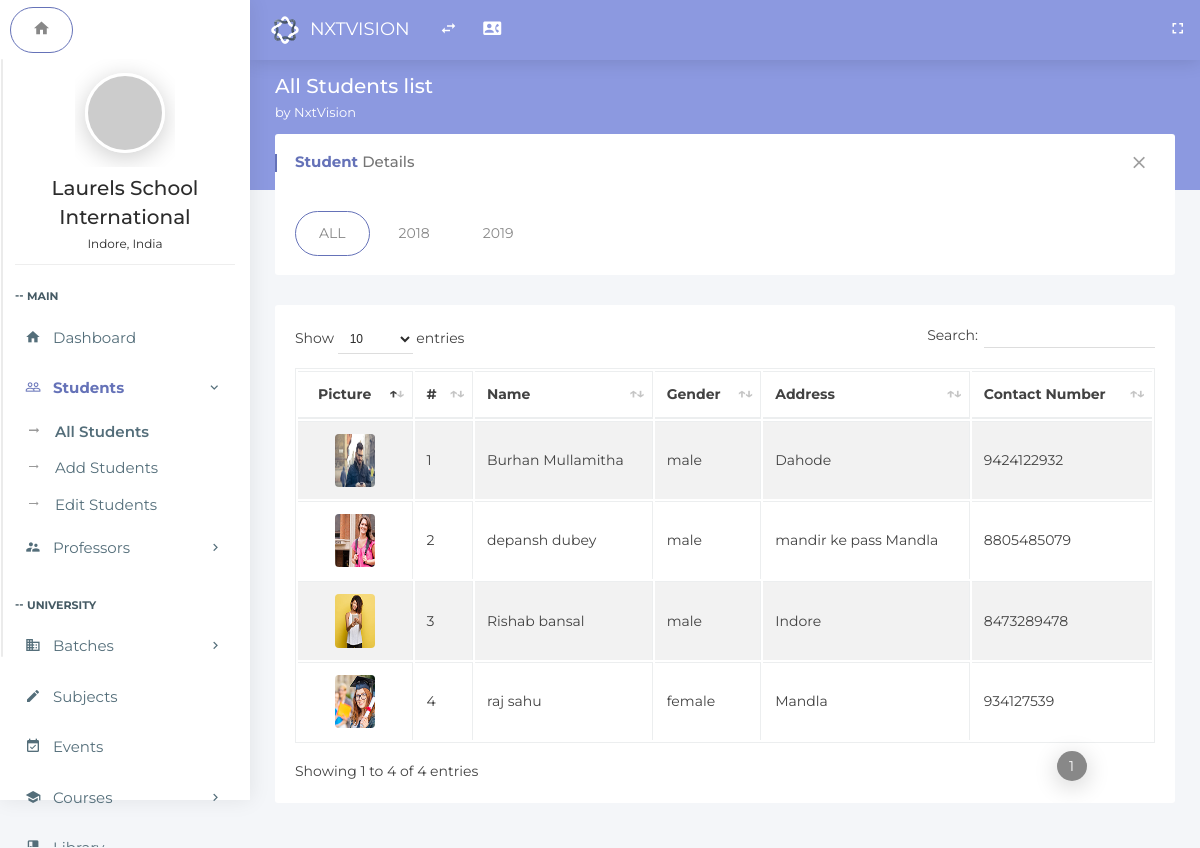
The page /index.php/students/all_students on the database its author committed.
### tables this page shows
CREATE TABLE `batches_all` (
  `id` int(11) NOT NULL,
  `year_id` int(11) NOT NULL,
  `class_id` int(11) NOT NULL,
  `section_id` int(11) NOT NULL,
  `coordinator` int(11) NOT NULL,
  `subject_teachers` text NOT NULL,
  `students_list` text NOT NULL
);

CREATE TABLE `student_admission` (
  `Id` int(11) NOT NULL,
  `adm_date` date NOT NULL,
  `stud_name` text NOT NULL,
  `father_name` text NOT NULL,
  `mother_name` text NOT NULL,
  `father_number` text NOT NULL,
  `mother_number` text NOT NULL,
  `current_address` text NOT NULL,
  `perma_address` text NOT NULL,
  `father_email` text NOT NULL,
  `stud_dob` date NOT NULL,
  `stud_gender` text NOT NULL,
  `stud_blood_group` text NOT NULL,
  `stud_caste` text NOT NULL,
  `city` text NOT NULL,
  `state` text NOT NULL,
  `perma_address_pin` int(7) NOT NULL,
  `stud_email` text NOT NULL,
  `stud_phone` text NOT NULL,
  `photo` text NOT NULL,
  `father_o_number` text NOT NULL,
  `mother_o_number` text NOT NULL,
  `password` text NOT NULL,
  `currrent_address_pin` int(7) NOT NULL,
  `batch_id` int(11) NOT NULL
);

### application/controllers/Students.php (called while the page is built, shortened)
<?php
class Students extends MY_Controller
{
    public function all_students()
    {
        $this->load->model('Student_all_model', '_student');
        $data['details']=$this->_student->get_all_students();
        $data['details1']=$this->_student->get_years();
        $this->load->view('students-all', $data);
    }
}

### index.php (called while the page is built, shortened)
<?php
require_once BASEPATH.'core/CodeIgniter.php';

### application/models/Student_all_model.php (called while the page is built, shortened)
<?php
class Student_all_model extends CI_Model
{
    public function get_all_students()
    {
        $batchDetailsArray = array();
        $batchDetailsArray["ALL"] = array();
        $yearQuery = $this->db->get('years_list')->result();
        foreach ( $yearQuery as $row)
        {
            $yearSQL = 'SELECT *
            FROM batches_all
            INNER JOIN years_list ON batches_all.year_id=years_list.id
            INNER JOIN student_admission ON FIND_IN_SET(student_admission.id , LEFT(RIGHT(batches_all.students_list, CHAR_LENGTH(batches_all.students_list)-1),CHAR_LENGTH(batches_all.students_list)-2)) > 0
            where batches_all.year_id ='.$row->id;
            $yearQuery = $this->db->query($yearSQL)->result();
            $batchDetailsArray["ALL"] = array_merge($batchDetailsArray["ALL"],$yearQuery);
            $batchDetailsArray[$row->year] = $yearQuery;
        }
        return $batchDetailsArray;
    }
}

### application/views/students-all.php (the view, shortened to what this page needs)
<!doctype html>
<html class="no-js " lang="en">
<head>
<link rel="stylesheet" href="../assets/plugins/bootstrap/css/bootstrap.min.css">
<link rel="stylesheet" href="../assets/plugins/jquery-datatable/dataTables.bootstrap4.min.css">
<link rel="stylesheet" href="../assets/css/main.css">
<link rel="stylesheet" href="../assets/css/color_skins.css">
</head>
<body class="<?php echo $theme; ?>">
<nav class="navbar p-l-5 p-r-5">
    <ul class="nav navbar-nav navbar-left">
        <li>
            <div class="navbar-header">
                <a class="navbar-brand" href="<?php echo site_url('dashboard'); ?>"><img src="../assets/images/logo.svg" width="30" alt="Oreo"><span class="m-l-10"><?php echo $company_name; ?></span></a>
            </div>
        </li>
        <li><a href="javascript:void(0);" class="ls-toggle-btn" data-close="true"><i class="zmdi zmdi-swap"></i></a></li>
        <li><a href="contact.html" title="Contact List"><i class="zmdi zmdi-account-box-phone"></i></a></li>
        <li class="float-right">
            <a href="javascript:void(0);" class="fullscreen hidden-sm-down" data-provide="fullscreen" data-close="true"><i class="zmdi zmdi-fullscreen"></i></a>
        </li>
    </ul>
</nav>
<?php include 'leftside.php';?>
<section class="content">
    <div class="block-header">
        <div class="row">
            <div class="col-lg-7 col-md-6 col-sm-12">
                <h2>All Students list
                <small><?php echo $welcome_string; ?></small>
                </h2>
            </div>
        </div>
    </div>
    <div class="container-fluid">
        <div class="row clearfix">
            <div class="col-lg-12">
                <div class="card">
                    <div class="header">
                        <h2><strong>Student</strong> Details</h2>
                        <ul class="header-dropdown">
                            <li class="remove">
                                <a role="button" class="boxs-close"><i class="zmdi zmdi-close"></i></a>
                            </li>
                        </ul>
                    </div>
                    <div class="body">
                        <ul class="nav nav-tabs padding-0">
                            <?php
                            foreach ($details as $key => $value)
                            {?>
                                <li class="nav-item"><a class="nav-link <?php echo (strcmp($key,'ALL')==0)?'active':'';?>" data-toggle="tab" href="#tab<?php echo $key;?>"><?php echo $key;?></a></li>
                                <?php
                            }
                            ?>
                        </ul>
                    </div>
                </div>
                <div class="tab-content">
                    <?php
                    foreach ($details as $key => $value)
                    {
                        ?>
                        <div class="tab-pane <?php echo (strcmp($key,'ALL')==0)?'active':'';?>" id="tab<?php echo $key;?>">
                            <div class="card">
                                <div class="body table-responsive">
                                    <table class="table table-bordered table-striped table-hover js-basic-example dataTable">
                                        <thead>
                                        <tr>
                                            <th align="center">&nbsp;&nbsp;Picture</th>
                                            <th align="center">#</th>
                                            <th align="center">Name</th>
                                            <th align="center">Gender</th>
                                            <th align="center">Address</th>
                                            <th align="center">Contact Number</th>
                                        </tr>
                                        </thead>
                                        <tbody>
                                        <?php
                                        foreach ($value as $row)
                                        {
                                            ?>
                                            <tr class="clickable-row" data-href="<?php echo site_url('profile/' . $row->Id); ?>" style="cursor: pointer">
                                                <td align="center"><span class="list-icon"><img class="rounded" src="../uploads/<?php echo $row->photo; ?>" height="53.3" width="40" alt="laurels school"></span></td>
                                                <td><?php echo $row->Id;?></td>
                                                <td><?php echo $row->stud_name;?></td>
                                                <td><?php echo $row->stud_gender;?></td>
                                                <td><?php echo $row->perma_address;?></td>
                                                <td><?php echo $row->stud_phone;?></td>
                                            </tr>
                                            <?php
                                        }
                                        ?>
                                        </tbody>
                                    </table>
                                </div>
                            </div>
                        </div>
                        <?php
                    }
                    ?>
                </div>
            </div>
        </div>
    </div>
</section>
</body>
</html>

### assets/css/color_skins.css (style rules this page uses)
.theme-purple .block-header h2 { color: #fff }
.theme-purple .block-header h2 small { color: #fff }
.theme-purple section.content:before { background-color: #8c99e0 }
.theme-purple .navbar, .theme-purple .page-loader-wrapper { background: #8c99e0 }
.theme-purple .nav-tabs .nav-link.active { border: 1px solid #6572b8 !important }
.theme-purple .card .header h2:before { background: #6572b8 }
.theme-purple .card .header h2 strong { color: #6572b8 }

### rows shown on the page
batches_all: student_admission.photo (picture), student_admission.Id "1", student_admission.stud_name "Burhan Mullamitha", student_admission.stud_gender "male", student_admission.perma_address "Dahode", student_admission.stud_phone "9424122932"
batches_all: student_admission.photo (picture), student_admission.Id "2", student_admission.stud_name "depansh dubey", student_admission.stud_gender "male", student_admission.perma_address "mandir ke pass Mandla", student_admission.stud_phone "8805485079", student_admission.Id "3", student_admission.stud_name "Rishab bansal", student_admission.perma_address "Indore", student_admission.stud_phone "8473289478"
batches_all: student_admission.photo (picture), student_admission.Id "4", student_admission.stud_name "raj sahu", student_admission.stud_gender "female", student_admission.perma_address "Mandla", student_admission.stud_phone "934127539"

### other values the page prints
$company_name "NXTVISION"
$schoolname "Laurels School International"
$schoollocation "Indore, India"
$welcome_string "by NxtVision"
$key "ALL"
$key "2018"
$key "2019"
